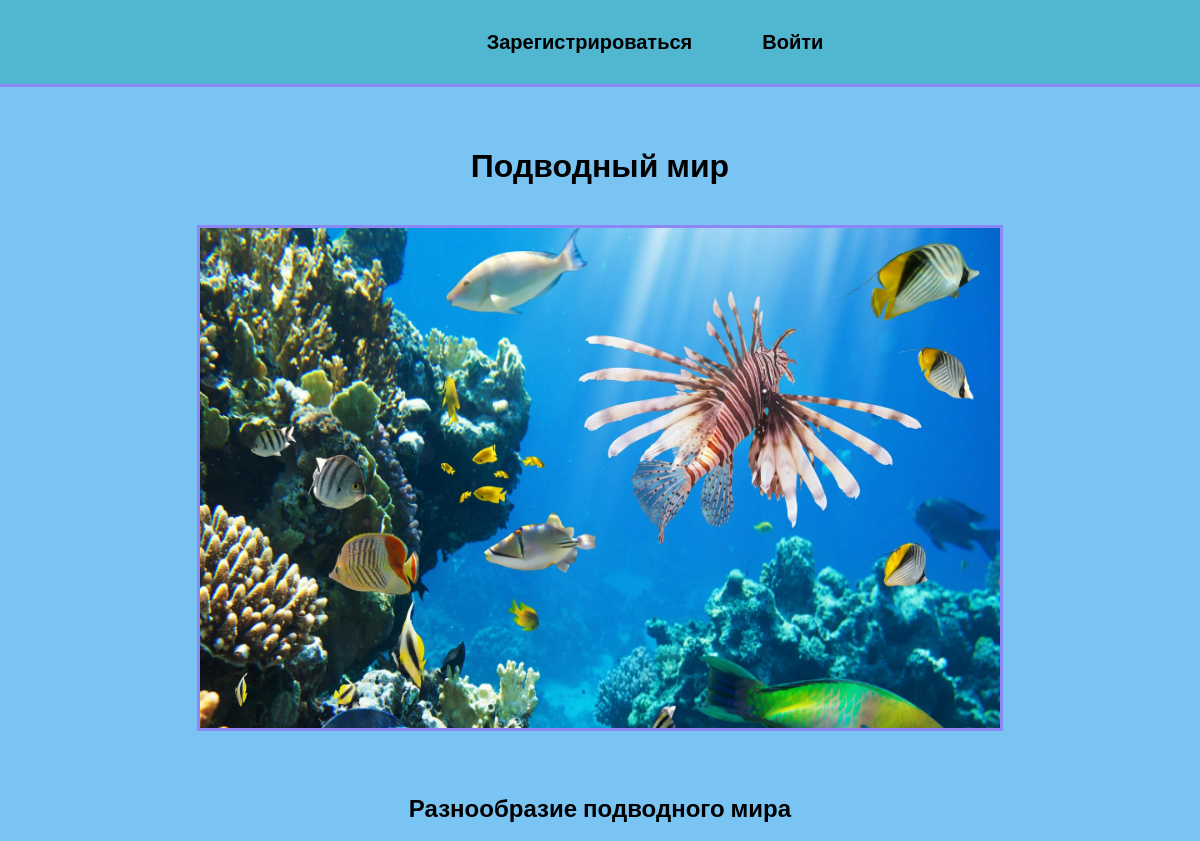
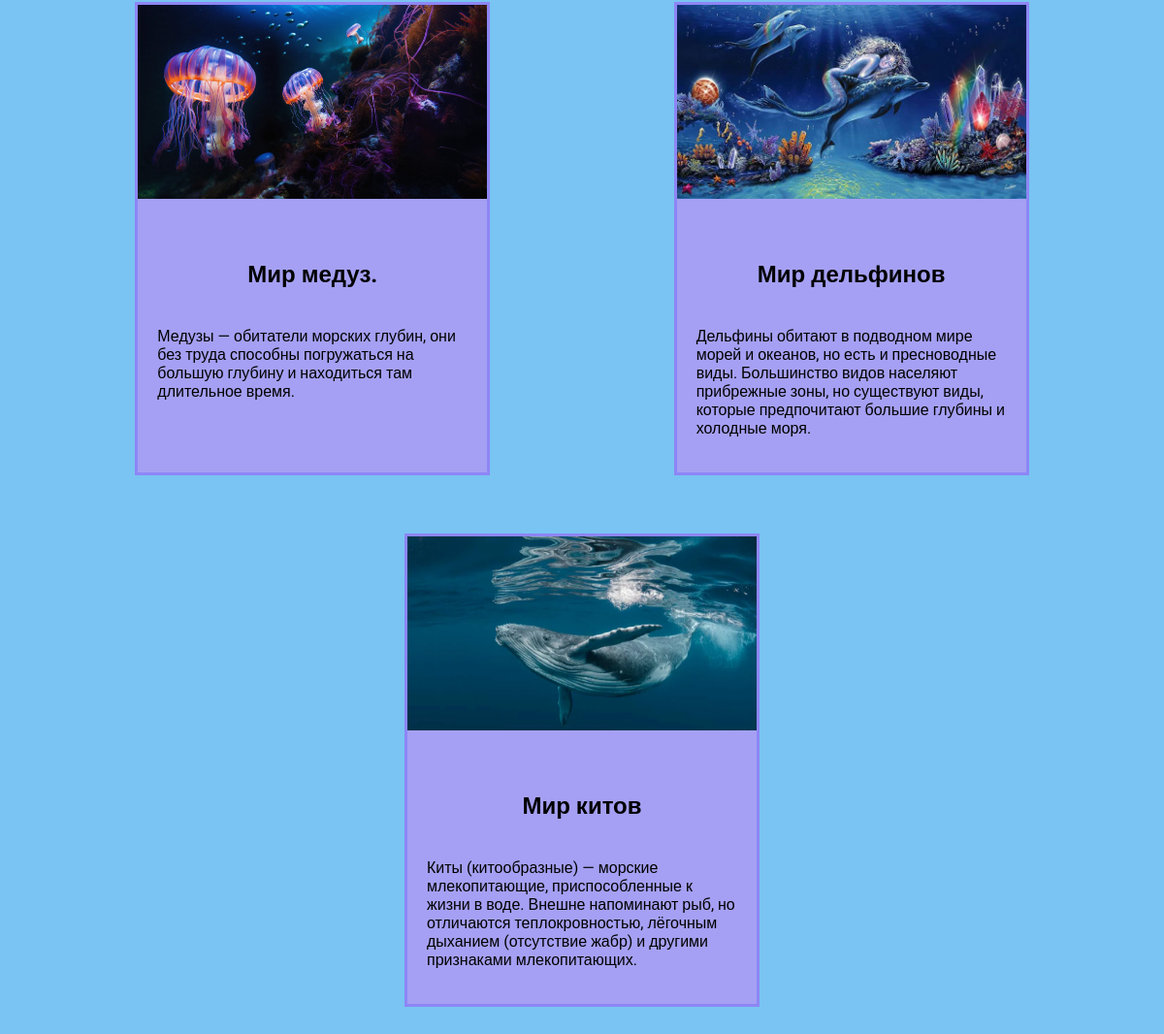
The page / on the database its author committed (2 pictures, top to bottom).
### dz/models.py (models this page shows, shortened)
class Dz(models.Model):
    title = models.CharField(max_length=50)
    description = models.CharField(max_length=300)
    image = models.ImageField(upload_to='dz/images/')
    url = models.URLField(blank=True)

### dz/views.py (the view)
# urls.py: path('', views.index, name='index'),
def index(request):
    projects = Dz.objects.all()
    return render(request, 'dz/index.html', {'projects': projects})

### dz/templates/dz/index.html
{% extends 'dz/base.html' %}
{% load static %}
{% block content %}
<h1>Подводный мир</h1>
<div class="img">
    <img src="{% static 'dz/i.webp' %}" alt="">
</div>
<h2>Разнообразие подводного мира</h2>
<div class="block">
    {% for project in projects %}
    <div class="element">
        <div><img src="{{ project.image.url }}" alt=""></div>
        <div class="text">
            <h2>
                <a href="{{ project.url }}" target="_blank">{{ project.title }}</a>
            </h2>
            <p>{{ project.description }}</p>
        </div>
    </div>
    {% endfor %}
</div>
{% endblock %}

### dz/templates/dz/base.html (shortened to what this page needs)
<!DOCTYPE html>
{% load static %}
<html lang="en">
<head>
    <link rel="stylesheet" href="{% static 'css/style.css' %}">
</head>
<body>
<div class="menu">
    <div class="wrap">
        <ul>
        {% if user.is_authenticated %}
            <li class="logo">Пользователь: {{ user.username }}</li>
            <li><a href="{% url 'index' %}">Главная</a></li>
            <li><a href="{% url 'blos' %}">Морские животные</a></li>
            <li><a href="{% static 'dz/m.pdf' %}" target="_blank" >Морские обитатели</a></li>
             <li>
                <form action="{% url 'logoutuser' %}" method="post">
                    {% csrf_token %}
                    <button class="top">Выйти</button>
                </form>
            </li>
        {% else %}
            <li><a href="{% url 'signupuser' %}">Зарегистрироваться</a></li>
            <li><a href="{% url 'loginuser' %}">Войти</a></li>
        {% endif %}
        </ul>
    </div>
</div>
  <div class="content">
    <div class="wrap">
      {% block content %}
      {% endblock %}
    </div>
  </div>
</body>
</html>

### dz/static/css/style.css (style rules this page uses)
body { font-family: "Roboto", sans-serif; background: #79c4f2; padding: 0; margin: 0; }
h1 { text-align: center; margin: 60px 0 40px; }
h2 { text-align: center; margin: 20px 0; }
.block img { width: 360px; height: 200px; }
.text { padding: 20px; box-sizing: border-box; }
.block { display: flex; flex-wrap: wrap; justify-content: space-evenly; }
.element, .count { flex-basis: 360px; background: rgb(165, 160, 243); border: 3px solid rgb(141, 134, 245); margin-bottom: 60px; margin-left: 50px; margin-right: 50px; }
.img { text-align: center; margin-bottom: 60px; }
.img img { border: 3px solid rgb(141, 134, 245); width: 800px; height: 500px; }
.menu { background: rgb(81, 183, 208); padding: 10px; border-bottom: 3px solid rgb(141, 134, 245); }
.menu .wrap { display: flex; flex-wrap: wrap; justify-content: space-around; align-items: center; }
.menu a { color: black; font-weight: bold; text-decoration: none; }
.menu ul { display: flex; flex-wrap: wrap; list-style: none; font-size: 20px; }
.menu li { margin-left: 70px; }
.content a { color: #000; display: block; padding: 20px; text-decoration: none; }

### rows shown on the page
Dz: image (picture), title "Мир медуз.", description "Медузы — обитатели морских глубин, они без труда способны погружаться на большую глубину и находиться там длительное время."
Dz: image (picture), title "Мир дельфинов", description "Дельфины обитают в подводном мире морей и океанов, но есть и пресноводные виды. Большинство видов населяют прибрежные зоны, но существуют виды, которые предпочитают большие глубины и холодные моря."
Dz: image (picture), title "Мир китов", description "Киты (китообразные) — морские млекопитающие, приспособленные к жизни в воде. Внешне напоминают рыб, но отличаются теплокровностью, лёгочным дыханием (отсутствие жабр) и другими признаками млекопитающих."
